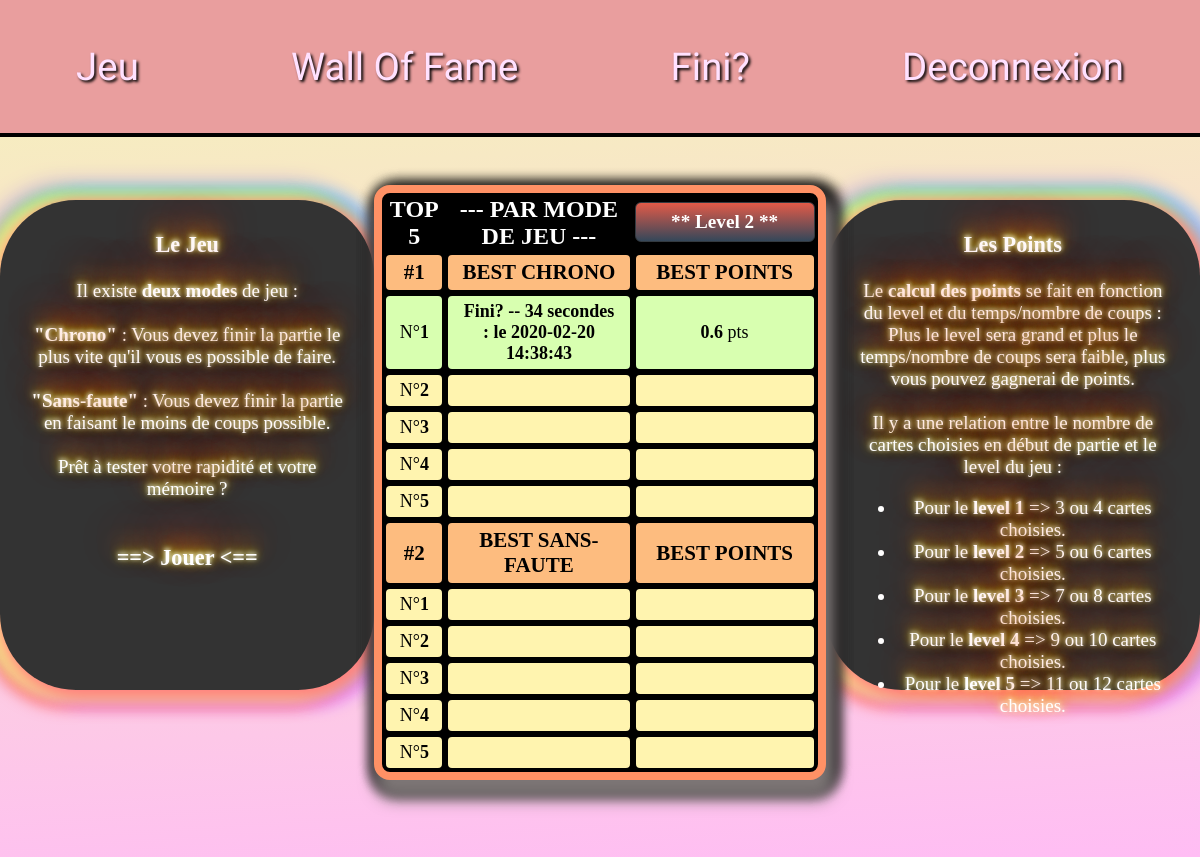
The app's page /profil.php?tab=1&type=time&level=2 (signed in) with its own data.
### tables this page shows
CREATE TABLE IF NOT EXISTS `besttime` (
  `Id` int(11) NOT NULL AUTO_INCREMENT,
  `login` varchar(25) NOT NULL,
  `temps` int(11) NOT NULL,
  `level` int(11) NOT NULL,
  `points` double NOT NULL,
  `defi` varchar(25) NOT NULL,
  `id_utilisateur` int(11) NOT NULL,
  `date` datetime DEFAULT NULL,
  PRIMARY KEY (`Id`)
);

### profil.php (the view, shortened to what this page needs)
<html>
<head>
	<link rel="stylesheet" href="walloffame.css">
	<link rel="stylesheet" type="text/css" href="memo.css">
</head>
<body>
<?php
include('header.php');
if(isset($_SESSION['login'])){
?>
<main id="main-profil">
<br>
<section class="section">
<article class="textprofil">
    <h1>Le Jeu</h1>
    <p> Il existe <b>deux modes</b> de jeu : <br><br>
<b>"Chrono"</b> : Vous devez finir la partie le plus vite qu'il vous es possible de faire. <br><br>
<b>"Sans-faute"</b> : Vous devez finir la partie en faisant le moins de coups possible. <br><br>
Prêt à tester votre rapidité et votre mémoire ? <br><br> <a href="index.php?chang=true"><h1>==> Jouer <==</h1></a>
</p>
</article>
<table class="tableprofil">
        <th class="col1">TOP 5</th>
        <th class="col1"> --- PAR MODE DE JEU --- </th>
            <th>
                <ul id="menu-accordeon">
                    <li><a href="#">** <?php if(!isset($_GET['level'])){ echo 'Level 1';} else{echo 'Level '.$_GET['level'];} ?> **</a>
                    </li>
            </th>
        <?php
        if(isset($_GET['tab'])){
            if($_GET['tab']=='1' and $_GET['type']=="time" and $_GET['level']==2){
                $level=2;
            }
            }
            else{
                $level=1;
            }
        $connexion=mysqli_connect('localhost','root','','memory');
        $requete="SELECT login,points,temps,date FROM besttime WHERE level='".$level."' and login='".$_SESSION['login']."' ORDER BY points DESC";
        $query=mysqli_query($connexion,$requete);
        $resultatlevel2=mysqli_fetch_all($query);
        $n=1;
        $k=0;
        echo '<tr><td class="thead">'.'<b>#1</b>'.'</td><td class="thead">'.'BEST CHRONO'.'</td><td class="thead">'.'BEST POINTS'.'</td></tr>';
        if(isset($resultatlevel2)){
        while ($n<=5){
        while($k<count($resultatlevel2) and $n<=5){
            echo '<tr><td  class="num1">'.'N°<b>'.$n.'</b></td><td class="num1"><b> '.ucfirst($resultatlevel2[0][0]).' -- '.$resultatlevel2[$k][2].' secondes : le '.$resultatlevel2[$k][3].' </b></td><td class="num1"><b>'.$resultatlevel2[$k][1].'</b> pts '.'</td></tr>';
            ++$k;
            ++$n;
        }
        if($k==count($resultatlevel2)){
            echo '<tr><td  class="num1bis">'.'N°<b>'.$n.'</b></td><td class="num1bis">'.''.'</td><td class="num1bis">'.''.'</td></tr>';
            ++$n;
                }
            }
        }
        $connexion=mysqli_connect('localhost','root','','memory');
        $requete1="SELECT login,points,nb_tentative,date FROM besttentative WHERE level='".$level."' and login='".$_SESSION['login']."' ORDER BY points DESC";
        $query=mysqli_query($connexion,$requete1);
        $resultat1=mysqli_fetch_all($query);
        if(isset($resultat1)){
        $n=1;
        $k=0;
        echo '<tr><td class="thead">'.'<b>#2</b>'.'</td><td class="thead">'.'BEST SANS-FAUTE'.'</td><td class="thead">'.'BEST POINTS'.'</td></tr>';
        while ($n<=5){
        if($k==count($resultat1)){
            echo '<tr><td  class="num1bis">'.'N°<b>'.$n.'</b></td><td class="num1bis">'.''.'</td><td class="num1bis">'.''.'</td></tr>';
            ++$n;
                }
            }
        }
        ?>
</table>
<article class="textprofil">
<h1>Les Points</h1>
<p>
Le <b>calcul des points</b> se fait en fonction du level et du temps/nombre de coups : <br> Plus le level sera grand et plus le temps/nombre de coups sera faible, plus vous pouvez gagnerai de points.<br><br>
Il y a une relation entre le nombre de cartes choisies en début de partie et le level du jeu :
<ul>
    <li>Pour le <b>level 1</b> => 3 ou 4 cartes choisies.</li>
    <li>Pour le <b>level 2</b> => 5 ou 6 cartes choisies.</li>
    <li>Pour le <b>level 3</b> => 7 ou 8 cartes choisies.</li>
    <li>Pour le <b>level 4</b> => 9 ou 10 cartes choisies.</li>
    <li>Pour le <b>level 5</b> => 11 ou 12 cartes choisies.</li>
</ul>
</p>
</article>
</section>
<?php
}
else{
    echo 'La page profil n\'est accessible que si vous êtes connecté'.'<br/>';
}
?>
</main>
</body>

### walloffame.css (style rules this page uses)
body { background-color: rgba(255, 250, 246, 0.462); }
table,tr,td { border:2px black solid; border-radius: 6px; border:2px rgb(0, 0, 0) solid; }
table { margin: 65px auto 0px; border-radius: 1em 1em 1em 1em; border:8px rgb(255, 189, 158)solid; background-color: rgb(0, 0, 0); -webkit-box-shadow: 5px 5px 15px 5px #FF8080, -9px 5px 15px 5px #FFE488, -7px -5px 15px 5px #8CFF85, 12px -5px 15px 5px #80C7FF, 12px 10px 15px 7px #E488FF, -10px 10px 15px 7px #FF616B, -10px -7px 27px 1px #8E5CFF, 5px 5px 15px 5px rgba(0,0,0,0); box-shadow: 5px 5px 15px 5px #FF8080, -9px 5px 15px 5px #FFE488, -7px -5px 15px 5px #8CFF85, 12px -5px 15px 5px #80C7FF, 12px 10px 15px 7px #E488FF, -10px 10px 15px 7px #FF616B, -10px -7px 27px 1px #8E5CFF, 5px 5px 15px 5px rgba(0,0,0,0); }
a { color: white; text-decoration: none; }
#main-profil { height: 90%; background: linear-gradient(356deg, rgb(255, 189, 244) 0%, rgb(245, 244, 184) 100%); background-attachment: fixed; }
.tableprofil { margin: 30px 0px 0px 0px; border-radius: 1em 1em 1em 1em; border:8px rgb(255, 145, 101)solid; background-color: rgb(0, 0, 0); -webkit-box-shadow: 5px 5px 15px 5px #000000; box-shadow: 5px 15px 15px 5px #7c7575,5px 5px 15px 5px #000000f3,5px 5px 15px 5px #000000cc,5px 5px 15px 5px #00000064,5px 5px 15px 5px #00000048,5px 5px 15px 5px #00000017; z-index: 100000000000000; }
.thead { font-size:21px; font-weight: bold; background-color: rgb(253, 188, 127); }
.num1 { font-size:large; background-color: rgb(216, 255, 176); }
.num1bis { font-size:large; background-color: rgb(255, 244, 175); }
.col1 { color:white; font-size: x-large; }
td { padding: 5px 12px 5px 12px; border-radius: 6px; text-align: center; }
#menu-accordeon { padding:0; margin:0; list-style:none; text-align: center; width: 180px; }
#menu-accordeon li { background-image: linear-gradient(to bottom, rgb(226, 90, 72) 0%, rgb(52, 71, 90) 100%); border-radius: 6px; margin-bottom:2px; border:solid 1px #333A40; }
#menu-accordeon a { display:block; text-decoration: none; color: #fff; padding: 8px 0; font-family: verdana; font-size:1.2em; }

### memo.css (style rules this page uses)
body { margin: 0; }
.section { display: flex; flex-direction: row; }
.textprofil { text-align: center; font-size: 19px; padding: 10px 30px 10px; margin: 45px auto; width: 450px; height: 470px; background-color: bisque; border-radius: 4em; font-family: cursive; color: #FFFFFF; background: #333333; text-shadow: 0 -1px 4px #FFF, 0 -2px 10px #ff0, 0 -10px 20px #ff8000, 0 -18px 40px #F00; -webkit-box-shadow: 5px 5px 15px 5px #FF8080, -9px 5px 15px 5px #FFE488, -7px -5px 15px 5px #8CFF85, 12px -5px 15px 5px #80C7FF, 12px 10px 15px 7px #E488FF, -10px 10px 15px 7px #FF616B, -10px -7px 27px 1px #8E5CFF, 5px 5px 15px 5px rgba(0,0,0,0); box-shadow: 5px 5px 15px 5px #FF8080, -9px 5px 15px 5px #FFE488, -7px -5px 15px 5px #8CFF85, 12px -5px 15px 5px #80C7FF, 12px 10px 15px 7px #E488FF, -10px 10px 15px 7px #FF616B, -10px -7px 27px 1px #8E5CFF, 5px 5px 15px 5px rgba(0,0,0,0); }

### records on screen
besttime: login "Fini?", temps "34", date "2020-02-20 14:38:43", points "0.6"

### other values on screen
$_SESSION['login'] "Fini?"
$_GET['level'] "2"
